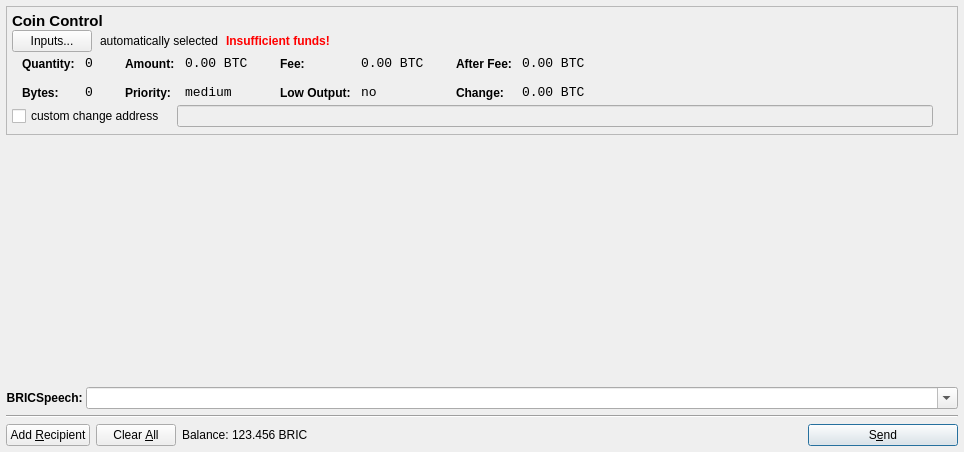
<?xml version="1.0" encoding="UTF-8"?>
<ui version="4.0">
 <class>SendCoinsDialog</class>
 <widget class="QDialog" name="SendCoinsDialog">
  <property name="geometry">
   <rect>
    <x>0</x>
    <y>0</y>
    <width>964</width>
    <height>452</height>
   </rect>
  </property>
  <property name="windowTitle">
   <string>Send Coins</string>
  </property>
  <layout class="QGridLayout" name="gridLayout">
   <property name="leftMargin">
    <number>6</number>
   </property>
   <property name="topMargin">
    <number>6</number>
   </property>
   <property name="rightMargin">
    <number>6</number>
   </property>
   <property name="bottomMargin">
    <number>6</number>
   </property>
   <item row="0" column="0">
    <widget class="QFrame" name="frameCoinControl">
     <property name="sizePolicy">
      <sizepolicy hsizetype="Expanding" vsizetype="MinimumExpanding">
       <horstretch>0</horstretch>
       <verstretch>0</verstretch>
      </sizepolicy>
     </property>
     <property name="maximumSize">
      <size>
       <width>16777215</width>
       <height>16777215</height>
      </size>
     </property>
     <property name="frameShape">
      <enum>QFrame::StyledPanel</enum>
     </property>
     <property name="frameShadow">
      <enum>QFrame::Plain</enum>
     </property>
     <layout class="QVBoxLayout" name="verticalLayoutCoinControl2">
      <property name="spacing">
       <number>6</number>
      </property>
      <property name="leftMargin">
       <number>5</number>
      </property>
      <property name="topMargin">
       <number>5</number>
      </property>
      <property name="rightMargin">
       <number>0</number>
      </property>
      <property name="bottomMargin">
       <number>6</number>
      </property>
      <item>
       <layout class="QVBoxLayout" name="verticalLayoutCoinControl" stretch="0,0,0,0,0">
        <property name="spacing">
         <number>0</number>
        </property>
        <property name="leftMargin">
         <number>0</number>
        </property>
        <property name="topMargin">
         <number>0</number>
        </property>
        <item>
         <layout class="QHBoxLayout" name="horizontalLayoutCoinControl1">
          <property name="bottomMargin">
           <number>0</number>
          </property>
          <item>
           <widget class="QLabel" name="labelCoinControlFeatures">
            <property name="sizePolicy">
             <sizepolicy hsizetype="Preferred" vsizetype="Maximum">
              <horstretch>0</horstretch>
              <verstretch>0</verstretch>
             </sizepolicy>
            </property>
            <property name="font">
             <font>
              <pointsize>11</pointsize>
              <weight>75</weight>
              <bold>true</bold>
             </font>
            </property>
            <property name="styleSheet">
             <string notr="true">font-weight:bold;</string>
            </property>
            <property name="text">
             <string>Coin Control</string>
            </property>
           </widget>
          </item>
         </layout>
        </item>
        <item>
         <layout class="QHBoxLayout" name="horizontalLayoutCoinControl2" stretch="0,0,0,0">
          <property name="spacing">
           <number>8</number>
          </property>
          <property name="bottomMargin">
           <number>0</number>
          </property>
          <item>
           <widget class="QPushButton" name="pushButtonCoinControl">
            <property name="styleSheet">
             <string notr="true"/>
            </property>
            <property name="text">
             <string>Inputs...</string>
            </property>
           </widget>
          </item>
          <item>
           <widget class="QLabel" name="labelCoinControlAutomaticallySelected">
            <property name="text">
             <string>automatically selected</string>
            </property>
            <property name="margin">
             <number>5</number>
            </property>
           </widget>
          </item>
          <item>
           <widget class="QLabel" name="labelCoinControlInsuffFunds">
            <property name="font">
             <font>
              <weight>75</weight>
              <bold>true</bold>
             </font>
            </property>
            <property name="styleSheet">
             <string notr="true">color:red;font-weight:bold;</string>
            </property>
            <property name="text">
             <string>Insufficient funds!</string>
            </property>
            <property name="margin">
             <number>5</number>
            </property>
           </widget>
          </item>
          <item>
           <spacer name="horizontalSpacerCoinControl">
            <property name="orientation">
             <enum>Qt::Horizontal</enum>
            </property>
            <property name="sizeHint" stdset="0">
             <size>
              <width>40</width>
              <height>1</height>
             </size>
            </property>
           </spacer>
          </item>
         </layout>
        </item>
        <item>
         <widget class="QWidget" name="widgetCoinControl" native="true">
          <property name="sizePolicy">
           <sizepolicy hsizetype="Preferred" vsizetype="Preferred">
            <horstretch>0</horstretch>
            <verstretch>0</verstretch>
           </sizepolicy>
          </property>
          <property name="minimumSize">
           <size>
            <width>0</width>
            <height>0</height>
           </size>
          </property>
          <property name="styleSheet">
           <string notr="true"/>
          </property>
          <layout class="QHBoxLayout" name="horizontalLayoutCoinControl5">
           <property name="leftMargin">
            <number>0</number>
           </property>
           <property name="topMargin">
            <number>0</number>
           </property>
           <property name="rightMargin">
            <number>0</number>
           </property>
           <property name="bottomMargin">
            <number>0</number>
           </property>
           <item>
            <layout class="QHBoxLayout" name="horizontalLayoutCoinControl3" stretch="0,0,0,1">
             <property name="spacing">
              <number>20</number>
             </property>
             <property name="topMargin">
              <number>0</number>
             </property>
             <property name="bottomMargin">
              <number>0</number>
             </property>
             <item>
              <layout class="QFormLayout" name="formLayoutCoinControl1">
               <property name="horizontalSpacing">
                <number>10</number>
               </property>
               <property name="verticalSpacing">
                <number>14</number>
               </property>
               <property name="leftMargin">
                <number>10</number>
               </property>
               <property name="topMargin">
                <number>4</number>
               </property>
               <property name="rightMargin">
                <number>6</number>
               </property>
               <item row="0" column="0">
                <widget class="QLabel" name="labelCoinControlQuantityText">
                 <property name="styleSheet">
                  <string notr="true">font-weight:bold;</string>
                 </property>
                 <property name="text">
                  <string>Quantity:</string>
                 </property>
                 <property name="margin">
                  <number>0</number>
                 </property>
                </widget>
               </item>
               <item row="0" column="1">
                <widget class="QLabel" name="labelCoinControlQuantity">
                 <property name="font">
                  <font>
                   <family>Monospace</family>
                   <pointsize>10</pointsize>
                  </font>
                 </property>
                 <property name="cursor">
                  <cursorShape>IBeamCursor</cursorShape>
                 </property>
                 <property name="contextMenuPolicy">
                  <enum>Qt::ActionsContextMenu</enum>
                 </property>
                 <property name="text">
                  <string notr="true">0</string>
                 </property>
                 <property name="margin">
                  <number>0</number>
                 </property>
                 <property name="textInteractionFlags">
                  <set>Qt::LinksAccessibleByMouse|Qt::TextSelectableByKeyboard|Qt::TextSelectableByMouse</set>
                 </property>
                </widget>
               </item>
               <item row="1" column="0">
                <widget class="QLabel" name="labelCoinControlBytesText">
                 <property name="styleSheet">
                  <string notr="true">font-weight:bold;</string>
                 </property>
                 <property name="text">
                  <string>Bytes:</string>
                 </property>
                </widget>
               </item>
               <item row="1" column="1">
                <widget class="QLabel" name="labelCoinControlBytes">
                 <property name="font">
                  <font>
                   <family>Monospace</family>
                   <pointsize>10</pointsize>
                  </font>
                 </property>
                 <property name="cursor">
                  <cursorShape>IBeamCursor</cursorShape>
                 </property>
                 <property name="contextMenuPolicy">
                  <enum>Qt::ActionsContextMenu</enum>
                 </property>
                 <property name="text">
                  <string notr="true">0</string>
                 </property>
                 <property name="textInteractionFlags">
                  <set>Qt::LinksAccessibleByMouse|Qt::TextSelectableByKeyboard|Qt::TextSelectableByMouse</set>
                 </property>
                </widget>
               </item>
              </layout>
             </item>
             <item>
              <layout class="QFormLayout" name="formLayoutCoinControl2">
               <property name="horizontalSpacing">
                <number>10</number>
               </property>
               <property name="verticalSpacing">
                <number>14</number>
               </property>
               <property name="leftMargin">
                <number>6</number>
               </property>
               <property name="topMargin">
                <number>4</number>
               </property>
               <property name="rightMargin">
                <number>6</number>
               </property>
               <item row="0" column="0">
                <widget class="QLabel" name="labelCoinControlAmountText">
                 <property name="styleSheet">
                  <string notr="true">font-weight:bold;</string>
                 </property>
                 <property name="text">
                  <string>Amount:</string>
                 </property>
                 <property name="margin">
                  <number>0</number>
                 </property>
                </widget>
               </item>
               <item row="0" column="1">
                <widget class="QLabel" name="labelCoinControlAmount">
                 <property name="font">
                  <font>
                   <family>Monospace</family>
                   <pointsize>10</pointsize>
                  </font>
                 </property>
                 <property name="cursor">
                  <cursorShape>IBeamCursor</cursorShape>
                 </property>
                 <property name="contextMenuPolicy">
                  <enum>Qt::ActionsContextMenu</enum>
                 </property>
                 <property name="text">
                  <string notr="true">0.00 BTC</string>
                 </property>
                 <property name="textInteractionFlags">
                  <set>Qt::LinksAccessibleByMouse|Qt::TextSelectableByKeyboard|Qt::TextSelectableByMouse</set>
                 </property>
                </widget>
               </item>
               <item row="1" column="0">
                <widget class="QLabel" name="labelCoinControlPriorityText">
                 <property name="styleSheet">
                  <string notr="true">font-weight:bold;</string>
                 </property>
                 <property name="text">
                  <string>Priority:</string>
                 </property>
                </widget>
               </item>
               <item row="1" column="1">
                <widget class="QLabel" name="labelCoinControlPriority">
                 <property name="font">
                  <font>
                   <family>Monospace</family>
                   <pointsize>10</pointsize>
                  </font>
                 </property>
                 <property name="cursor">
                  <cursorShape>IBeamCursor</cursorShape>
                 </property>
                 <property name="contextMenuPolicy">
                  <enum>Qt::ActionsContextMenu</enum>
                 </property>
                 <property name="text">
                  <string>medium</string>
                 </property>
                 <property name="textInteractionFlags">
                  <set>Qt::LinksAccessibleByMouse|Qt::TextSelectableByKeyboard|Qt::TextSelectableByMouse</set>
                 </property>
                </widget>
               </item>
              </layout>
             </item>
             <item>
              <layout class="QFormLayout" name="formLayoutCoinControl3">
               <property name="horizontalSpacing">
                <number>10</number>
               </property>
               <property name="verticalSpacing">
                <number>14</number>
               </property>
               <property name="leftMargin">
                <number>6</number>
               </property>
               <property name="topMargin">
                <number>4</number>
               </property>
               <property name="rightMargin">
                <number>6</number>
               </property>
               <item row="0" column="0">
                <widget class="QLabel" name="labelCoinControlFeeText">
                 <property name="styleSheet">
                  <string notr="true">font-weight:bold;</string>
                 </property>
                 <property name="text">
                  <string>Fee:</string>
                 </property>
                 <property name="margin">
                  <number>0</number>
                 </property>
                </widget>
               </item>
               <item row="0" column="1">
                <widget class="QLabel" name="labelCoinControlFee">
                 <property name="font">
                  <font>
                   <family>Monospace</family>
                   <pointsize>10</pointsize>
                  </font>
                 </property>
                 <property name="cursor">
                  <cursorShape>IBeamCursor</cursorShape>
                 </property>
                 <property name="contextMenuPolicy">
                  <enum>Qt::ActionsContextMenu</enum>
                 </property>
                 <property name="text">
                  <string notr="true">0.00 BTC</string>
                 </property>
                 <property name="textInteractionFlags">
                  <set>Qt::LinksAccessibleByMouse|Qt::TextSelectableByKeyboard|Qt::TextSelectableByMouse</set>
                 </property>
                </widget>
               </item>
               <item row="1" column="0">
                <widget class="QLabel" name="labelCoinControlLowOutputText">
                 <property name="styleSheet">
                  <string notr="true">font-weight:bold;</string>
                 </property>
                 <property name="text">
                  <string>Low Output:</string>
                 </property>
                </widget>
               </item>
               <item row="1" column="1">
                <widget class="QLabel" name="labelCoinControlLowOutput">
                 <property name="font">
                  <font>
                   <family>Monospace</family>
                   <pointsize>10</pointsize>
                  </font>
                 </property>
                 <property name="cursor">
                  <cursorShape>IBeamCursor</cursorShape>
                 </property>
                 <property name="contextMenuPolicy">
                  <enum>Qt::ActionsContextMenu</enum>
                 </property>
                 <property name="text">
                  <string>no</string>
                 </property>
                 <property name="textInteractionFlags">
                  <set>Qt::LinksAccessibleByMouse|Qt::TextSelectableByKeyboard|Qt::TextSelectableByMouse</set>
                 </property>
                </widget>
               </item>
              </layout>
             </item>
             <item>
              <layout class="QFormLayout" name="formLayoutCoinControl4">
               <property name="horizontalSpacing">
                <number>10</number>
               </property>
               <property name="verticalSpacing">
                <number>14</number>
               </property>
               <property name="leftMargin">
                <number>6</number>
               </property>
               <property name="topMargin">
                <number>4</number>
               </property>
               <property name="rightMargin">
                <number>6</number>
               </property>
               <item row="0" column="0">
                <widget class="QLabel" name="labelCoinControlAfterFeeText">
                 <property name="styleSheet">
                  <string notr="true">font-weight:bold;</string>
                 </property>
                 <property name="text">
                  <string>After Fee:</string>
                 </property>
                 <property name="margin">
                  <number>0</number>
                 </property>
                </widget>
               </item>
               <item row="0" column="1">
                <widget class="QLabel" name="labelCoinControlAfterFee">
                 <property name="font">
                  <font>
                   <family>Monospace</family>
                   <pointsize>10</pointsize>
                  </font>
                 </property>
                 <property name="cursor">
                  <cursorShape>IBeamCursor</cursorShape>
                 </property>
                 <property name="contextMenuPolicy">
                  <enum>Qt::ActionsContextMenu</enum>
                 </property>
                 <property name="text">
                  <string notr="true">0.00 BTC</string>
                 </property>
                 <property name="textInteractionFlags">
                  <set>Qt::LinksAccessibleByMouse|Qt::TextSelectableByKeyboard|Qt::TextSelectableByMouse</set>
                 </property>
                </widget>
               </item>
               <item row="1" column="0">
                <widget class="QLabel" name="labelCoinControlChangeText">
                 <property name="styleSheet">
                  <string notr="true">font-weight:bold;</string>
                 </property>
                 <property name="text">
                  <string>Change:</string>
                 </property>
                </widget>
               </item>
               <item row="1" column="1">
                <widget class="QLabel" name="labelCoinControlChange">
                 <property name="font">
                  <font>
                   <family>Monospace</family>
                   <pointsize>10</pointsize>
                  </font>
                 </property>
                 <property name="cursor">
                  <cursorShape>IBeamCursor</cursorShape>
                 </property>
                 <property name="contextMenuPolicy">
                  <enum>Qt::ActionsContextMenu</enum>
                 </property>
                 <property name="text">
                  <string notr="true">0.00 BTC</string>
                 </property>
                 <property name="textInteractionFlags">
                  <set>Qt::LinksAccessibleByMouse|Qt::TextSelectableByKeyboard|Qt::TextSelectableByMouse</set>
                 </property>
                </widget>
               </item>
              </layout>
             </item>
            </layout>
           </item>
          </layout>
         </widget>
        </item>
        <item>
         <layout class="QHBoxLayout" name="horizontalLayoutCoinControl4" stretch="0,0,0">
          <property name="spacing">
           <number>12</number>
          </property>
          <property name="sizeConstraint">
           <enum>QLayout::SetDefaultConstraint</enum>
          </property>
          <property name="topMargin">
           <number>5</number>
          </property>
          <property name="rightMargin">
           <number>5</number>
          </property>
          <item>
           <widget class="QCheckBox" name="checkBoxCoinControlChange">
            <property name="text">
             <string>custom change address</string>
            </property>
           </widget>
          </item>
          <item>
           <widget class="QLineEdit" name="lineEditCoinControlChange">
            <property name="enabled">
             <bool>false</bool>
            </property>
            <property name="sizePolicy">
             <sizepolicy hsizetype="Expanding" vsizetype="Fixed">
              <horstretch>0</horstretch>
              <verstretch>0</verstretch>
             </sizepolicy>
            </property>
           </widget>
          </item>
          <item>
           <widget class="QLabel" name="labelCoinControlChangeLabel">
            <property name="sizePolicy">
             <sizepolicy hsizetype="Preferred" vsizetype="Expanding">
              <horstretch>0</horstretch>
              <verstretch>0</verstretch>
             </sizepolicy>
            </property>
            <property name="minimumSize">
             <size>
              <width>0</width>
              <height>0</height>
             </size>
            </property>
            <property name="text">
             <string/>
            </property>
            <property name="margin">
             <number>3</number>
            </property>
           </widget>
          </item>
         </layout>
        </item>
        <item>
         <spacer name="verticalSpacerCoinControl">
          <property name="orientation">
           <enum>Qt::Vertical</enum>
          </property>
          <property name="sizeType">
           <enum>QSizePolicy::MinimumExpanding</enum>
          </property>
          <property name="sizeHint" stdset="0">
           <size>
            <width>800</width>
            <height>1</height>
           </size>
          </property>
         </spacer>
        </item>
       </layout>
      </item>
     </layout>
    </widget>
   </item>
   <item row="1" column="0">
    <widget class="QScrollArea" name="scrollArea">
     <property name="frameShape">
      <enum>QFrame::NoFrame</enum>
     </property>
     <property name="widgetResizable">
      <bool>true</bool>
     </property>
     <widget class="QWidget" name="scrollAreaWidgetContents">
      <property name="geometry">
       <rect>
        <x>0</x>
        <y>0</y>
        <width>952</width>
        <height>197</height>
       </rect>
      </property>
      <layout class="QVBoxLayout" name="verticalLayout_2">
       <property name="leftMargin">
        <number>0</number>
       </property>
       <property name="topMargin">
        <number>0</number>
       </property>
       <property name="rightMargin">
        <number>0</number>
       </property>
       <property name="bottomMargin">
        <number>0</number>
       </property>
       <item>
        <layout class="QVBoxLayout" name="entries">
         <property name="spacing">
          <number>6</number>
         </property>
        </layout>
       </item>
       <item>
        <spacer name="verticalSpacer">
         <property name="orientation">
          <enum>Qt::Vertical</enum>
         </property>
         <property name="sizeType">
          <enum>QSizePolicy::Expanding</enum>
         </property>
         <property name="sizeHint" stdset="0">
          <size>
           <width>800</width>
           <height>800</height>
          </size>
         </property>
        </spacer>
       </item>
      </layout>
     </widget>
    </widget>
   </item>
   <item row="2" column="0">
    <layout class="QHBoxLayout" name="horizontalLayoutBRICSpeech">
     <property name="spacing">
      <number>0</number>
     </property>
     <property name="sizeConstraint">
      <enum>QLayout::SetMinimumSize</enum>
     </property>
     <item>
      <widget class="QLabel" name="labelBRICSpeech">
       <property name="font">
        <font>
         <weight>75</weight>
         <bold>true</bold>
        </font>
       </property>
       <property name="text">
        <string>BRICSpeech: </string>
       </property>
       <property name="alignment">
        <set>Qt::AlignLeading|Qt::AlignLeft|Qt::AlignRight|Qt::AlignTrailing|Qt::AlignVCenter</set>
       </property>
      </widget>
     </item>
     <item>
      <widget class="QComboBox" name="bricoleurQuotes">
       <property name="sizePolicy">
        <sizepolicy hsizetype="Expanding" vsizetype="Fixed">
         <horstretch>0</horstretch>
         <verstretch>0</verstretch>
        </sizepolicy>
       </property>
       <property name="editable">
        <bool>true</bool>
       </property>
       <property name="maxVisibleItems">
        <number>20</number>
       </property>
      </widget>
     </item>
    </layout>
   </item>
   <item row="4" column="0">
    <layout class="QHBoxLayout" name="horizontalLayout">
     <item>
      <widget class="QPushButton" name="addButton">
       <property name="toolTip">
        <string>Send to multiple recipients at once</string>
       </property>
       <property name="text">
        <string>Add &amp;Recipient</string>
       </property>
       <property name="icon">
        <iconset resource="../bitcoin.qrc">
         <normaloff>:/icons/add</normaloff>:/icons/add</iconset>
       </property>
       <property name="autoDefault">
        <bool>false</bool>
       </property>
      </widget>
     </item>
     <item>
      <widget class="QPushButton" name="clearButton">
       <property name="sizePolicy">
        <sizepolicy hsizetype="Minimum" vsizetype="Fixed">
         <horstretch>0</horstretch>
         <verstretch>0</verstretch>
        </sizepolicy>
       </property>
       <property name="toolTip">
        <string>Remove all transaction fields</string>
       </property>
       <property name="text">
        <string>Clear &amp;All</string>
       </property>
       <property name="icon">
        <iconset resource="../bitcoin.qrc">
         <normaloff>:/icons/remove</normaloff>:/icons/remove</iconset>
       </property>
       <property name="autoRepeatDelay">
        <number>300</number>
       </property>
       <property name="autoDefault">
        <bool>false</bool>
       </property>
      </widget>
     </item>
     <item>
      <layout class="QHBoxLayout" name="horizontalLayout_2">
       <property name="spacing">
        <number>3</number>
       </property>
       <item>
        <widget class="QLabel" name="label">
         <property name="text">
          <string>Balance:</string>
         </property>
        </widget>
       </item>
       <item>
        <widget class="QLabel" name="labelBalance">
         <property name="cursor">
          <cursorShape>IBeamCursor</cursorShape>
         </property>
         <property name="text">
          <string>123.456 BRIC</string>
         </property>
         <property name="textInteractionFlags">
          <set>Qt::LinksAccessibleByMouse|Qt::TextSelectableByKeyboard|Qt::TextSelectableByMouse</set>
         </property>
        </widget>
       </item>
      </layout>
     </item>
     <item>
      <spacer name="horizontalSpacer">
       <property name="orientation">
        <enum>Qt::Horizontal</enum>
       </property>
       <property name="sizeHint" stdset="0">
        <size>
         <width>40</width>
         <height>20</height>
        </size>
       </property>
      </spacer>
     </item>
     <item>
      <widget class="QPushButton" name="sendButton">
       <property name="minimumSize">
        <size>
         <width>150</width>
         <height>0</height>
        </size>
       </property>
       <property name="toolTip">
        <string>Confirm the send action</string>
       </property>
       <property name="text">
        <string>S&amp;end</string>
       </property>
       <property name="icon">
        <iconset resource="../bitcoin.qrc">
         <normaloff>:/icons/send</normaloff>:/icons/send</iconset>
       </property>
       <property name="default">
        <bool>true</bool>
       </property>
      </widget>
     </item>
    </layout>
   </item>
   <item row="3" column="0">
    <widget class="Line" name="line">
     <property name="orientation">
      <enum>Qt::Horizontal</enum>
     </property>
    </widget>
   </item>
  </layout>
 </widget>
 <resources>
  <include location="../bitcoin.qrc"/>
 </resources>
 <connections/>
</ui>
